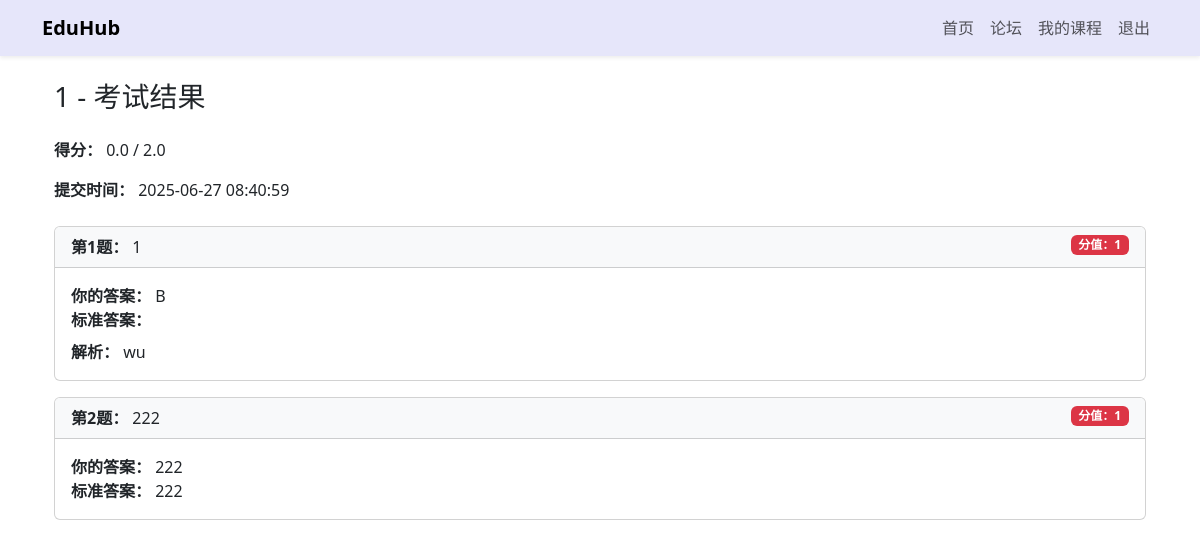
/student/exam/result/2 (signed in), run on the app's committed database.
### models.py (models this page shows)
class Exam(db.Model):
    id = db.Column(db.Integer, primary_key=True)
    title = db.Column(db.String(100), nullable=False)
    course_id = db.Column(db.Integer, db.ForeignKey('course.id'), nullable=False)
    duration = db.Column(db.Integer, default=60)  # 考试时长（分钟）
    questions = db.relationship('Question', backref='exam', lazy=True)
    exam_results = db.relationship('ExamResult', backref='exam_of_result', lazy=True)

class ExamResult(db.Model):
    id = db.Column(db.Integer, primary_key=True)
    user_id = db.Column(db.Integer, db.ForeignKey('user.id'), nullable=False)
    exam_id = db.Column(db.Integer, db.ForeignKey('exam.id'), nullable=False)
    score = db.Column(db.Float, nullable=False)
    total_possible_score = db.Column(db.Float, nullable=False)
    submission_time = db.Column(db.DateTime, default=datetime.datetime.utcnow)
    answer_json = db.Column(db.Text)  # 新增：存储学生作答
    subjective_score = db.Column(db.Float, default=0)  # 新增：主观题批改分数
    user = db.relationship('User', backref='user_exam_result', lazy=True, overlaps="exam_results,user_exam_result")
    exam = db.relationship('Exam', backref='results', lazy=True, overlaps="exam_of_result,exam_results")

class Question(db.Model):
    id = db.Column(db.Integer, primary_key=True)
    exam_id = db.Column(db.Integer, db.ForeignKey('exam.id'), nullable=False)
    question_text = db.Column(db.Text, nullable=False)
    options = db.Column(db.JSON, nullable=True)  # 选择题/判断题有选项
    correct_answer = db.Column(db.Text, nullable=False)  # 支持多选/填空/简答/判断
    score = db.Column(db.Integer, default=1)
    explanation = db.Column(db.Text)
    question_type = db.Column(db.String(20), default='single')  # 题型: single/multiple/blank/short/judge
    image = db.Column(db.String(200))  # 图片材料路径

### main.py (the view)
@app.route('/student/exam/result/<int:result_id>')
@login_required
def exam_result(result_id):
    if current_user.role != 'student':
        abort(403)
    result = ExamResult.query.get_or_404(result_id)
    exam = result.exam
    if result.user_id != current_user.id:
        abort(403)
    questions = Question.query.filter_by(exam_id=exam.id).all()
    student_answers = {}
    if result.answer_json:
        try:
            student_answers = json.loads(result.answer_json)
        except Exception:
            student_answers = {}
    else:
        student_answers = {}
    def format_answer(ans, qtype):
        if ans is None:
            return ''
        if qtype == 'multiple':
            return ','.join([x for x in ans.split(',') if x.strip()])
        elif qtype == 'judge':
            return '正确' if ans == 'True' else '错误'
        else:
            return ans
    return render_template(
        'exam_result.html',
        result=result,
        exam=exam,
        questions=questions,
        total_score=result.total_possible_score,
        student_answers=student_answers,
        format_answer=format_answer
    )

### main.py (called while the page is built)
@login_manager.user_loader
def load_user(user_id):
    return User.query.get(int(user_id))

### templates/exam_result.html (shortened to what this page needs)
{% extends "base.html" %}
{% block content %}
<div class="container mt-4">
  <h3 class="mb-4">{{ exam.title }} - 考试结果</h3>
  <div class="mb-3">
    <strong>得分：</strong> {{ result.score }} / {{ total_score }}
  </div>
  <div class="mb-4">
    <strong>提交时间：</strong> {{ result.submission_time.strftime('%Y-%m-%d %H:%M:%S') }}
  </div>
  {% for question in questions %}
    {% set user_ans = student_answers.get(question.id|string) %}
    {% set is_correct = false %}
    {% if user_ans is not none %}
      {% if question.question_type == 'multiple' %}
        {% set correct_list = [] %}
        {% for x in question.correct_answer.split(',') %}
          {% set _x = x|replace(' ', '') %}
          {% if _x %}
            {% set correct_list = correct_list + [_x] %}
          {% endif %}
        {% endfor %}
        {% set user_list = [] %}
        {% for x in user_ans.split(',') %}
          {% set _x = x|replace(' ', '') %}
          {% if _x %}
            {% set user_list = user_list + [_x] %}
          {% endif %}
        {% endfor %}
        {% set correct = correct_list|sort|join(',') %}
        {% set user_val = user_list|sort|join(',') %}
        {% if user_val == correct %}
          {% set is_correct = true %}
        {% endif %}
      {% elif question.question_type == 'judge' %}
        {% if user_ans == question.correct_answer %}
          {% set is_correct = true %}
        {% endif %}
      {% elif question.question_type == 'blank' %}
        {% if user_ans.strip().lower() == (question.correct_answer or '').strip().lower() %}
          {% set is_correct = true %}
        {% endif %}
      {% elif question.question_type == 'short' %}
        {% set is_correct = false %}
      {% else %}
        {% if user_ans == question.correct_answer %}
          {% set is_correct = true %}
        {% endif %}
      {% endif %}
    {% endif %}
    <div class="card mb-3">
      <div class="card-header bg-light">
        <strong>第{{ loop.index }}题：</strong> {{ question.question_text }}
        <span class="badge float-end {% if is_correct %}bg-success text-white{% else %}bg-danger text-white{% endif %}">
          分值：{{ question.score }}
        </span>
      </div>
      <div class="card-body">
        <div>
          <strong>你的答案：</strong>
          {{ format_answer(student_answers[question.id|string], question.question_type) if student_answers.get(question.id|string) else '未作答' }}
        </div>
        <div>
          <strong>标准答案：</strong>
          {{ format_answer(question.correct_answer, question.question_type) }}
        </div>
        {% if question.explanation %}
        <div class="mt-2">
          <strong>解析：</strong> {{ question.explanation }}
        </div>
        {% endif %}
      </div>
    </div>
  {% endfor %}
</div>
{% endblock %}

### templates/base.html (shortened to what this page needs)
<html lang="zh-CN">
<head>
    <link href="https://cdn.jsdelivr.net/npm/bootstrap@5.3.0/dist/css/bootstrap.min.css" rel="stylesheet">
    <link rel="stylesheet" href="{{ url_for('static', filename='styles.css') }}">
</head>
<body>
<nav class="navbar navbar-expand-lg navbar-light bg-light shadow-sm mb-4">
  <div class="container">
    <a class="navbar-brand fw-bold" href="{{ url_for('index') }}">
       EduHub
    </a>
    <div class="collapse navbar-collapse" id="navbarNav">
      <ul class="navbar-nav ms-auto">
        {% if current_user.is_authenticated %}
          <li class="nav-item">
            <a class="nav-link {% if request.endpoint == 'index' %}active{% endif %}" href="{{ url_for('index') }}">首页</a>
          </li>
          <li class="nav-item">
            <a class="nav-link {% if request.endpoint == 'course_forum' %}active{% endif %}" href="{{ url_for('course_forum') }}">论坛</a>
          </li>
          {% if current_user.role == 'teacher' %}
            <li class="nav-item">
              <a class="nav-link {% if request.endpoint.startswith('teacher_') %}active{% endif %}" href="{{ url_for('teacher_dashboard') }}">教师中心</a>
            </li>
          {% else %}
            <li class="nav-item">
              <a class="nav-link {% if request.endpoint.startswith('student_') %}active{% endif %}" href="{{ url_for('student_courses') }}">我的课程</a>
            </li>
          {% endif %}
          <li class="nav-item">
            <a class="nav-link" href="{{ url_for('logout') }}">退出</a>
          </li>
        {% endif %}
      </ul>
    </div>
  </div>
</nav>
<div class="container">
  {% block content %}{% endblock %}
</div>
</body>
</html>

### static/styles.css (style rules this page uses)
.navbar { background-color: #e6e6fa !important; }

### data on the page
Exam: title "1"
ExamResult: score "0.0", total_possible_score "2.0", submission_time "2025-06-27 08:40:59"
Question: question_text "1", score "1", question_type "B", explanation "wu"
Question: question_text "222", score "1", question_type "222", correct_answer+question_type "222"
